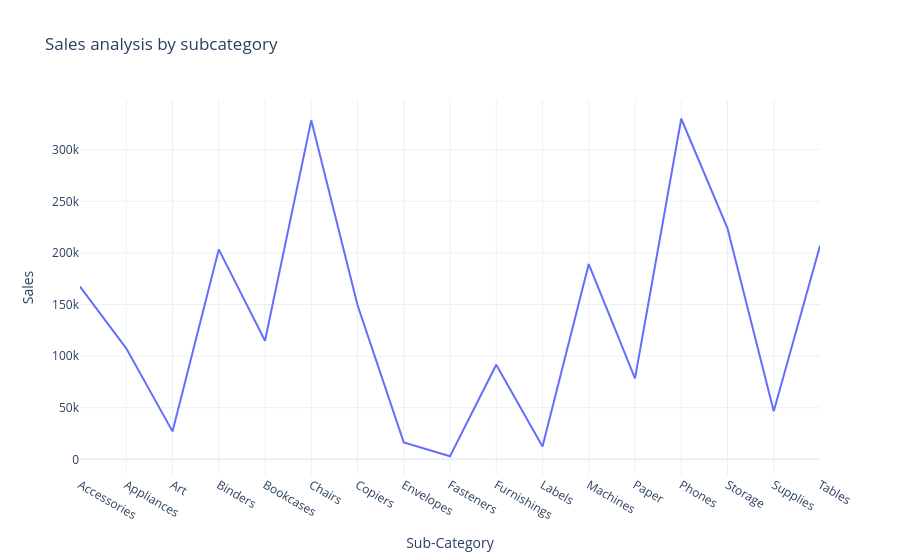

Write notebook code for a chart like this one.
### Code cell
fig=px.line(Sales_by_subcategory,
            x='Sub-Category',
            y='Sales',
            title='Sales analysis by subcategory')
fig.show()

### Figure 1 — Plotly figure (JSON) as saved in the notebook; plotly's stock layout.template omitted (floating-point values rounded to 4 significant figures)
{"data": [{"hovertemplate": "Sub-Category=%{x}<br>Sales=%{y}<extra></extra>", "legendgroup": "", "line": {"color": "#636efa", "dash": "solid"}, "marker": {"symbol": "circle"}, "mode": "lines", "name": "", "orientation": "v", "showlegend": false, "type": "scatter", "x": ["Accessories", "Appliances", "Art", "Binders", "Bookcases", "Chairs", "Copiers", "Envelopes", "Fasteners", "Furnishings", "Labels", "Machines", "Paper", "Phones", "Storage", "Supplies", "Tables"], "xaxis": "x", "y": [167400.0, 107500.0, 27120.0, 203400.0, 114900.0, 328400.0, 149500.0, 16480.0, 3024.0, 91710.0, 12490.0, 189200.0, 78480.0, 330000.0, 223800.0, 46670.0, 207000.0], "yaxis": "y"}], "layout": {"legend": {"tracegroupgap": 0}, "title": {"text": "Sales analysis by subcategory"}, "xaxis": {"anchor": "y", "domain": [0, 1], "title": {"text": "Sub-Category"}}, "yaxis": {"anchor": "x", "domain": [0, 1], "title": {"text": "Sales"}}}}
